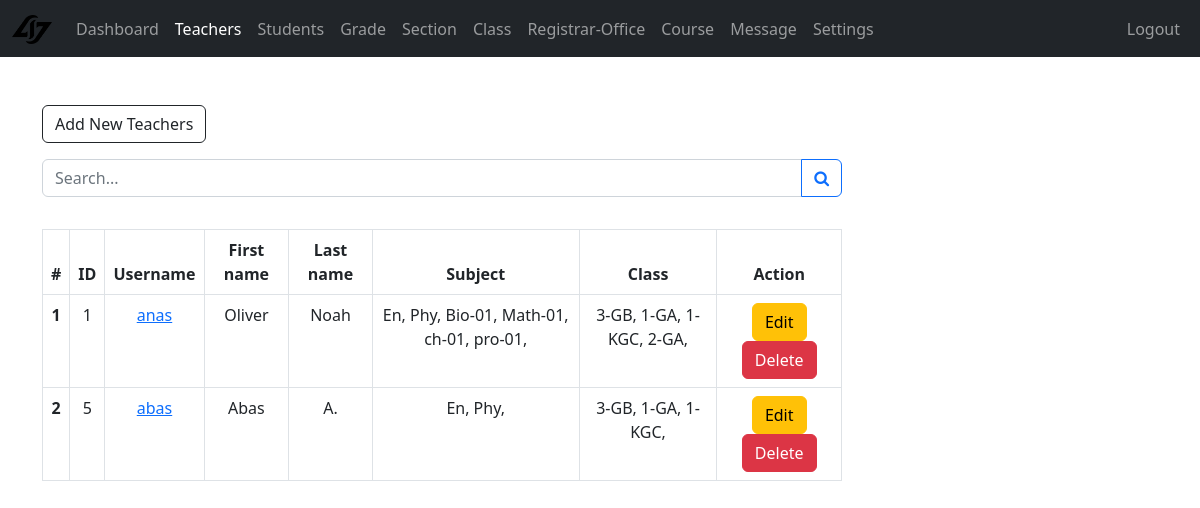
Page /admin/teacher.php (signed in) on the committed database.
### tables this page shows
CREATE TABLE IF NOT EXISTS `teachers` (
  `teacher_id` int NOT NULL AUTO_INCREMENT,
  `username` varchar(127) NOT NULL,
  `password` varchar(255) NOT NULL,
  `class` varchar(31) NOT NULL,
  `fname` varchar(127) NOT NULL,
  `lname` varchar(127) NOT NULL,
  `subjects` varchar(31) NOT NULL,
  `address` varchar(31) NOT NULL,
  `employee_number` int NOT NULL,
  `date_of_birth` date DEFAULT NULL,
  `phone_number` varchar(31) NOT NULL,
  `qualification` varchar(127) NOT NULL,
  `gender` varchar(7) NOT NULL,
  `email_address` varchar(255) NOT NULL,
  `date_of_joining` datetime NOT NULL DEFAULT CURRENT_TIMESTAMP,
  PRIMARY KEY (`teacher_id`),
  UNIQUE KEY `username` (`username`)
);

### admin/data/teacher.php (called while the page is built, shortened)
<?php
function getallTeachers($conn)
{
    $sql = "Select * from teachers";
    $stmt = $conn->prepare($sql);
    $stmt->execute();
    if ($stmt->rowCount() >= 1) {
        $teachers = $stmt->fetchall();
        return $teachers;
    } else {
        return 0;
    }
}

### admin/data/subject.php (called while the page is built, shortened)
<?php
function getSubjectById($subject_id, $conn){
   $sql = "SELECT * FROM subjects
           WHERE subject_id=?";
   $stmt = $conn->prepare($sql);
   $stmt->execute([$subject_id]);
   if ($stmt->rowCount() == 1) {
     $subject = $stmt->fetch();
     return $subject;
   }else {
   	return 0;
   }
}
 ?>

### admin/data/class.php (called while the page is built, shortened)
<?php
function getClassById($class_id, $conn){
   $sql = "SELECT * FROM class
           WHERE class_id=?";
   $stmt = $conn->prepare($sql);
   $stmt->execute([$class_id]);
   if ($stmt->rowCount() == 1) {
     $class = $stmt->fetch();
     return $class;
   }else {
    return 0;
   }
}

### admin/data/grade.php (called while the page is built, shortened)
<?php
function getGradeById($grade_id, $conn){
    $sql = "select * from grades where grade_id=?";
    $stmt = $conn->prepare($sql);
    $stmt->execute([$grade_id]);
    if ($stmt->rowCount() == 1) {
        $grade = $stmt->fetch();
        return $grade;
    }else {
        return 0;
    }
}
?>

### admin/data/section.php (called while the page is built, shortened)
<?php
function getSectionById($section_id, $conn){
   $sql = "SELECT * FROM section
           WHERE section_id=?";
   $stmt = $conn->prepare($sql);
   $stmt->execute([$section_id]);
   if ($stmt->rowCount() == 1) {
     $sections = $stmt->fetch();
     return $sections;
   }else {
    return 0;
   }
}

### admin/teacher.php (the view, shortened to what this page needs)
<?php
if (isset($_SESSION['admin_id']) && isset($_SESSION['role'])) {
    if ($_SESSION['role'] == 'Admin') {
        include "../db_connect.php";
        include "data/subject.php";
        include "data/teacher.php";
        include "data/grade.php";
        include "data/class.php";
        include "data/section.php";
      $teachers =  getallTeachers($conn);
      ?>
        <!DOCTYPE html>
        <html lang="en">
        <head>
            <link rel="stylesheet" href="https://cdn.jsdelivr.net/npm/bootstrap@5.2.0/dist/css/bootstrap.min.css">
            <link rel="stylesheet" href="../css/style.css">
            <link rel="stylesheet" href="https://cdnjs.cloudflare.com/ajax/libs/font-awesome/4.7.0/css/font-awesome.min.css">
        </head>
        <body>
            <?php
            include "inc/navbar.php";
            if ($teachers != 0) {
            ?>
           <div class="container mt-5">
            <a href="teacher-add.php" class="btn btn-outline-dark">Add New Teachers</a>
                 <form action="teacher-search.php" class="mt-3 n-table"
                 method="get">
                 <div class="input-group mb-3">
                <input type="text"
                       class="form-control"
                       name="searchKey"
                       placeholder="Search...">
                <button class="btn btn-outline-primary">
                <i class="fa fa-search" aria-hidden="true"></i></button>
            </div>
                 </form>
               <div class="table-responsive">
               <table class="table table-bordered mt-3 n-table">
  <thead>
    <tr>
      <th scope="col">#</th>
      <th scope="col">ID</th>
      <th scope="col">Username</th>
      <th scope="col">First name</th>
      <th scope="col">Last name</th>
      <th scope="col">Subject</th>
      <th scope="col">Class</th>
      <th scope="col">Action</th>
    </tr>
  </thead>
  <tbody>
    <?php $i = 0;
foreach ($teachers as $teacher  )   { $i++; ?>
    <tr>
      <th scope="row"><?=$i?></th>
      <td><?=$teacher['teacher_id']?></td>
      <td><a href="teacher-view.php?teacher_id=<?=$teacher['teacher_id']?>"><?=$teacher['username']?></a></td>
      <td><?=$teacher['fname']?></td>
      <td><?=$teacher['lname']?></td>
      <td>
        <?php
        $s = '';
        $subjects = str_split(trim($teacher['subjects']));
           foreach ($subjects as $subject) {
             $s_temp = getSubjectById($subject,$conn);
             if ($s_temp !=0)
             $s .=$s_temp['subject_code'].', ';
           }
           echo $s
        ?>
      </td>
      <td>
        <?php
        $c = '';
        $classes = str_split(trim($teacher['class']));
           foreach ($classes as $class_id) {
            $class = getClassById($class_id, $conn);
             $c_temp = getGradeById($class['grade'],$conn);
             $section = getSectionById($class['section'],$conn);
             if ($c_temp !=0)
             $c .=$c_temp['grade'].'-'.
             $c_temp['grade_code'].$section['section'].', ';
           }
           echo $c;
        ?></td>
      <td>
        <a href="teacher-edit.php?teacher_id=<?=$teacher['teacher_id']?>" class="btn btn-warning">Edit</a>
        <a href="teacher-del.php?teacher_id=<?=$teacher['teacher_id']?>"
        class="btn btn-danger">Delete</a>
      </td>
    </tr>
    <?php }
?>
  </tbody>
</table>
               </div>
               <?php
            }else{    ?>
            <div class="alert alert-info .w-450 m-5" role="alert">Null!</div>
            <?php   } ?>
           </div>
        </body>
        </html>
<?php
    } else {
        header("Location: ../login.php");
        exit;
    }
} else {
    header("Location: ../login.php");
    exit;
} ?>

### css/style.css (style rules this page uses)
.n-table { max-width: 800px; text-align: center; }

### rows in the picture
teachers: teacher_id "1", username "anas", fname "Oliver", lname "Noah", s "En, Phy, Bio-01, Math-01, ch-01, pro-01,", c "3-GB, 1-GA, 1-KGC, 2-GA,"
teachers: teacher_id "5", username "abas", fname "Abas", lname "A.", s "En, Phy,", c "3-GB, 1-GA, 1-KGC,"
